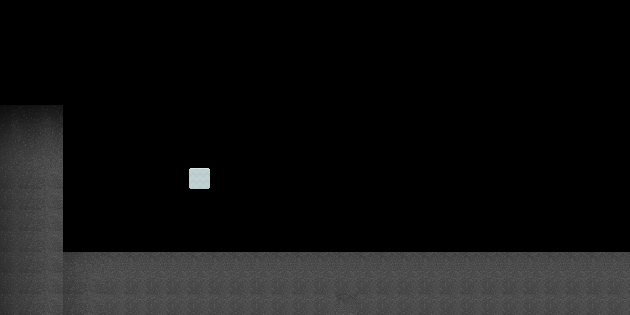

Rendered tile map (Tiled .tmx) drawn with the repository's tilesets; below, a short description and the full map source, tile grids included:
An orthogonal 30x15 tile map with 21x21 px tiles, 1 tile layer (Capa de patrones 1), 2 tilesets and 2 objects.

<map version="1.2" tiledversion="1.3.4" orientation="orthogonal" renderorder="right-down" width="30" height="15" tilewidth="21" tileheight="21" infinite="0" nextlayerid="3" nextobjectid="5">
 <tileset firstgid="1" source="pared_oscura.tsx" />
 <tileset firstgid="25" source="sprites.tsx" />
 <layer id="1" name="Capa de patrones 1" width="30" height="15">
  <data encoding="csv">
0,0,0,0,0,0,0,0,0,0,0,0,0,0,0,0,0,0,0,0,0,0,0,0,0,0,0,0,0,0,
0,0,0,0,0,0,0,0,0,0,0,0,0,0,0,0,0,0,0,0,0,0,0,0,0,0,0,0,0,0,
0,0,0,0,0,0,0,0,0,0,0,0,0,0,0,0,0,0,0,0,0,0,0,0,0,0,0,0,0,0,
0,0,0,0,0,0,0,0,0,0,0,0,0,0,0,0,0,0,0,0,0,0,0,0,0,0,0,0,0,0,
0,0,0,0,0,0,0,0,0,0,0,0,0,0,0,0,0,0,0,0,0,0,0,0,0,0,0,0,0,0,
1,2,3,0,0,0,0,0,0,0,0,0,0,0,0,0,0,0,0,0,0,0,0,0,0,0,0,0,0,0,
7,8,9,0,0,0,0,0,0,0,0,0,0,0,0,0,0,0,0,0,0,0,0,0,0,0,0,0,0,0,
13,14,15,0,0,0,0,0,0,0,0,0,0,0,0,0,0,0,0,0,0,0,0,0,0,0,0,0,0,0,
19,20,21,0,0,0,0,0,0,299,0,0,0,0,0,0,0,0,0,0,0,0,0,0,0,0,0,0,0,0,
19,20,21,0,0,0,0,0,0,0,0,0,0,0,0,0,0,0,0,0,0,0,0,0,0,0,0,0,0,0,
19,20,21,0,0,0,0,0,0,0,0,0,0,0,0,0,0,0,0,0,0,0,0,0,0,0,0,0,0,0,
19,20,21,0,0,0,0,0,0,0,0,0,0,0,0,0,0,0,0,0,0,0,0,0,0,0,0,0,0,0,
19,20,21,14,15,16,16,16,16,16,16,16,16,16,16,16,16,16,16,16,16,16,16,16,16,16,16,16,16,16,
19,20,21,20,21,22,22,22,22,22,22,22,22,22,22,22,22,22,22,22,22,22,22,22,22,22,22,22,22,22,
19,20,21,20,21,22,22,22,22,22,22,22,22,22,22,22,16,22,22,22,22,22,22,22,22,22,22,22,22,22
</data>
 </layer>
 <objectgroup id="2" name="Capa de Objetos 1">
  <object id="1" x="0" y="104.218">
   <polygon points="0,0 62.1948,0.560313 62.7551,147.362 628.672,147.362 629.232,209.557 0,209.557" />
  </object>
  <object id="4" x="188.265" y="167.534" width="21.2919" height="21.8522" />
 </objectgroup>
</map>
